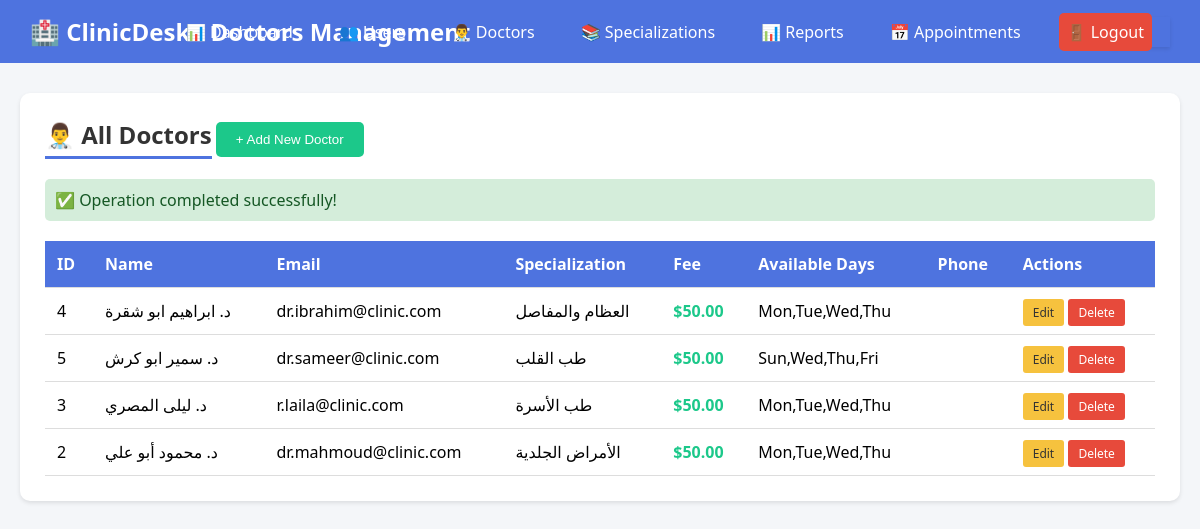
/doctors_list.php?success=1 (signed in), run on the app's committed database.
### tables this page shows
CREATE TABLE `doctors` (
  `id` int(10) UNSIGNED NOT NULL,
  `user_id` int(10) UNSIGNED NOT NULL,
  `specialization_id` int(10) UNSIGNED NOT NULL,
  `bio` text DEFAULT NULL,
  `consultation_fee` decimal(8,2) NOT NULL DEFAULT 0.00,
  `available_days` varchar(50) NOT NULL DEFAULT 'Sun,Mon,Tue,Wed,Thu',
  `photo` varchar(255) DEFAULT NULL
);

CREATE TABLE `users` (
  `id` int(10) UNSIGNED NOT NULL,
  `name` varchar(120) NOT NULL,
  `email` varchar(180) NOT NULL,
  `password` varchar(255) NOT NULL,
  `role` enum('admin','doctor','patient') NOT NULL DEFAULT 'patient',
  `phone` varchar(20) DEFAULT NULL,
  `avatar` varchar(255) DEFAULT NULL,
  `is_active` tinyint(1) NOT NULL DEFAULT 1,
  `created_at` timestamp NOT NULL DEFAULT current_timestamp()
);

CREATE TABLE `specializations` (
  `id` int(10) UNSIGNED NOT NULL,
  `name` varchar(100) NOT NULL
);

### doctors_list.php (the view, shortened to what this page needs)
<?php
$host = 'localhost';
$user = 'root';
$pass = '';
$db = 'clinicdesk_db';
$conn = new mysqli($host, $user, $pass, $db);
$sql = "SELECT d.*, u.name, u.email, u.phone, s.name as specialization_name
        FROM doctors d
        JOIN users u ON d.user_id = u.id
        JOIN specializations s ON d.specialization_id = s.id
        ORDER BY u.name";
$result = $conn->query($sql);
?>
<!DOCTYPE html>
<html>
<head>
</head>
<body>
    <div class="header">
        <h1>🏥 ClinicDesk - Doctors Management</h1>
         <?php include 'navbar.php'; ?>
    </div>
    <div class="container">
        <div class="card">
            <h2>👨‍⚕️ All Doctors</h2>
            <button class="btn-add" onclick="showAddModal()">+ Add New Doctor</button>
            <?php if (isset($_GET['success'])): ?>
                <div class="success-msg">✅ Operation completed successfully!</div>
            <?php endif; ?>
            <table>
                <thead>
                    <tr>
                        <th>ID</th>
                        <th>Name</th>
                        <th>Email</th>
                        <th>Specialization</th>
                        <th>Fee</th>
                        <th>Available Days</th>
                        <th>Phone</th>
                        <th>Actions</th>
                    </tr>
                </thead>
                <tbody>
                    <?php while($row = $result->fetch_assoc()): ?>
                    <tr>
                        <td><?= $row['id'] ?></td>
                        <td><?= htmlspecialchars($row['name']) ?></td>
                        <td><?= htmlspecialchars($row['email']) ?></td>
                        <td><?= htmlspecialchars($row['specialization_name']) ?></td>
                        <td class="fee">$<?= number_format($row['consultation_fee'], 2) ?></td>
                        <td><?= htmlspecialchars($row['available_days']) ?></td>
                        <td><?= htmlspecialchars($row['phone'] ?? '-') ?></td>
                        <td>
                            <a href="#" onclick="editDoctor(<?= $row['id'] ?>)" class="btn-edit">Edit</a>
                            <a href="delete_doctor.php?id=<?= $row['id'] ?>" class="btn-delete" onclick="return confirm('Delete this doctor?')">Delete</a>
                        </td>
                    </tr>
                    <?php endwhile; ?>
                </tbody>
            </table>
        </div>
    </div>
</body>
</html>

### doctors_list.php (style rules this page uses)
* { margin: 0; padding: 0; box-sizing: border-box; }
body { font-family: 'Segoe UI', Tahoma, Geneva, Verdana, sans-serif; background: #f4f6f9; }
.header { background: #4e73df; color: white; padding: 15px 30px; display: flex; justify-content: space-between; align-items: center; flex-wrap: wrap; }
.header h1 { font-size: 24px; }
.container { max-width: 1400px; margin: 30px auto; padding: 0 20px; }
.card { background: white; border-radius: 10px; padding: 25px; box-shadow: 0 2px 4px rgba(0,0,0,0.1); }
.card h2 { margin-bottom: 20px; color: #333; border-bottom: 3px solid #4e73df; display: inline-block; padding-bottom: 5px; }
.btn-add { background: #1cc88a; color: white; padding: 10px 20px; border: none; border-radius: 5px; cursor: pointer; margin-bottom: 20px; display: inline-block; text-decoration: none; }
table { width: 100%; border-collapse: collapse; }
th, td { padding: 12px; text-align: left; border-bottom: 1px solid #ddd; }
th { background: #4e73df; color: white; }
.fee { color: #1cc88a; font-weight: bold; }
.btn-edit { background: #f6c23e; color: #333; padding: 5px 10px; border: none; border-radius: 3px; cursor: pointer; text-decoration: none; font-size: 12px; }
.btn-delete { background: #e74a3b; color: white; padding: 5px 10px; border: none; border-radius: 3px; cursor: pointer; text-decoration: none; font-size: 12px; }
.success-msg { background: #d4edda; color: #155724; padding: 10px; border-radius: 5px; margin-bottom: 20px; }

### data on the page
doctors: id "4", user.name "د. ابراهيم ابو شقرة", user.email "dr.ibrahim@clinic.com", specialization.name "العظام والمفاصل", consultation_fee "50.00", available_days "Mon,Tue,Wed,Thu"
doctors: id "5", user.name "د. سمير ابو كرش", user.email "dr.sameer@clinic.com", specialization.name "طب القلب", consultation_fee "50.00", available_days "Sun,Wed,Thu,Fri"
doctors: id "3", user.name "د. ليلى المصري", user.email "r.laila@clinic.com", specialization.name "طب الأسرة", consultation_fee "50.00", available_days "Mon,Tue,Wed,Thu"
doctors: id "2", user.name "د. محمود أبو علي", user.email "dr.mahmoud@clinic.com", specialization.name "الأمراض الجلدية", consultation_fee "50.00", available_days "Mon,Tue,Wed,Thu"
